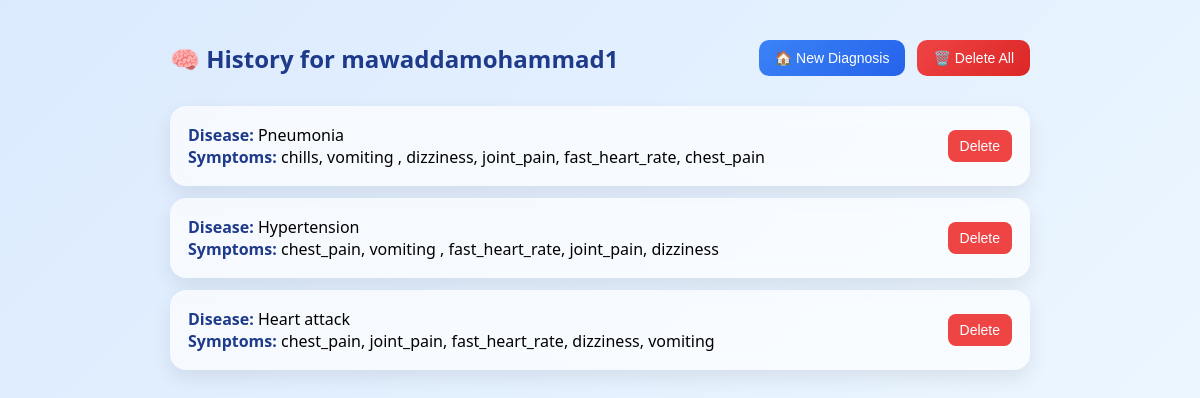
/history (signed in), run on the app's committed database.
### app.py (models this page shows)
class History(db.Model):
    id = db.Column(db.Integer, primary_key=True)
    username = db.Column(db.String(100))
    disease = db.Column(db.String(100))
    symptoms = db.Column(db.String(300))

### app.py (the view)
@app.route("/history")
def history():
    if "user" not in session:
        return redirect("/login")
    history = History.query.filter_by(username=session["user"]).all()
    return render_template("history.html", history=history, user=session["user"])

### templates/history.html (shortened to what this page needs)
<!DOCTYPE html>
<html lang="en">
<head>
</head>
<body>
<div class="container">
    <div class="header">
        <h2>🧠 History for {{ user }}</h2>
        <div>
            <a href="{{ url_for('dashboard') }}" style="text-decoration:none;">
                <button class="New-Diagnosis">🏠 New Diagnosis</button>
            </a>
            <a href="/delete_all" onclick="return confirm('Delete ALL history? This cannot be undone!')">
                <button class="delete-all">🗑️ Delete All</button>
            </a>
        </div>
    </div>
    {% if history %}
        {% for h in history %}
            <div class="card">
                <div>
                    <b>Disease:</b> {{ h.disease }} <br>
                    <b>Symptoms:</b> {{ h.symptoms }}
                </div>
                <a href="/delete/{{ h.id }}" onclick="return confirm('Delete This Record?')">
                    <button class="delete-btn">Delete</button>
                </a>
            </div>
        {% endfor %}
    {% else %}
        <div class="empty">
            No history yet 🤷‍♂️
        </div>
    {% endif %}
</div>
</body>
</html>

### templates/history.html (style rules this page uses)
* { margin: 0; padding: 0; box-sizing: border-box; }
body { font-family: "Segoe UI", sans-serif; background: linear-gradient(135deg, #dbeafe, #f0f9ff); min-height: 100vh; }
.container { max-width: 900px; margin: auto; padding: 40px 20px; }
.header { display: flex; justify-content: space-between; align-items: center; margin-bottom: 30px; }
.header h2 { font-weight: 600; color: #1e3a8a; }
.header div { display: flex; gap: 12px; }
button { border: none; border-radius: 10px; cursor: pointer; font-size: 14px; transition: 0.3s ease; }
.New-Diagnosis { background: linear-gradient(135deg, #3b82f6, #2563eb); color: white; padding: 10px 16px; }
.delete-all { background: linear-gradient(135deg, #ef4444, #dc2626); color: white; padding: 10px 16px; }
.card { background: rgba(255, 255, 255, 0.7); backdrop-filter: blur(10px); padding: 18px; margin: 12px 0; border-radius: 16px; box-shadow: 0 8px 20px rgba(0,0,0,0.08); display: flex; justify-content: space-between; align-items: center; transition: 0.3s ease; }
.card b { color: #1e3a8a; }
.delete-btn { background: #ef4444; color: white; padding: 8px 12px; border-radius: 8px; }

### data on the page
History: disease "Pneumonia", symptoms "chills, vomiting , dizziness, joint_pain, fast_heart_rate, chest_pain"
History: disease "Hypertension", symptoms "chest_pain, vomiting , fast_heart_rate, joint_pain, dizziness"
History: disease "Heart attack", symptoms "chest_pain, joint_pain, fast_heart_rate, dizziness, vomiting"

### other printed values
{{ user }} "mawaddamohammad1"
